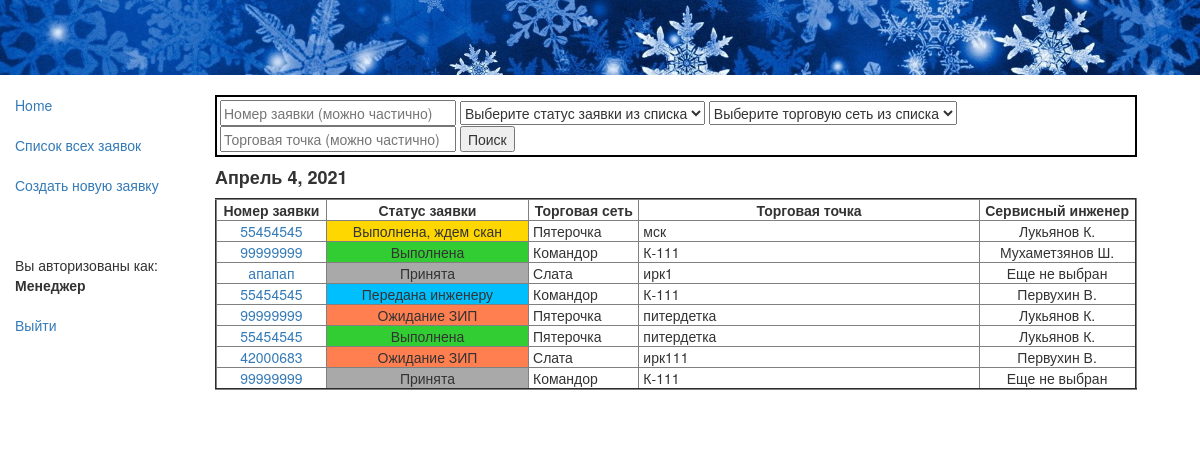
The app's page /app/recs/ (signed in), older data.
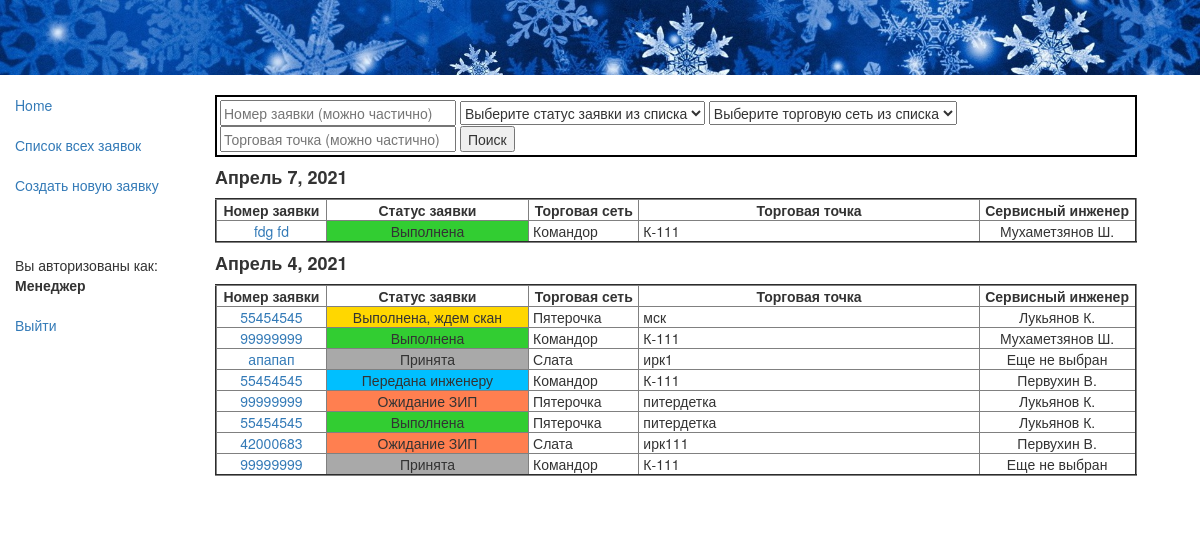
The same page, newer data.
### app/models.py (models this page shows, shortened)
class Rec(models.Model):
    status = models.ForeignKey(Status, null=True, on_delete=models.SET_NULL, default=4, verbose_name="Статус заявки")
    retail = models.ForeignKey(Retail, null=True, on_delete=models.SET_NULL, verbose_name="Торговая сеть")
    rec_date = models.DateField(auto_now_add=True, verbose_name="Дата создания заявки")
    rec_time = models.TimeField(auto_now_add=True, verbose_name="Время создания заявки")
    user = models.ForeignKey(User, null=True, on_delete=models.SET_NULL, verbose_name="Диспетчер")
    customer = models.CharField(max_length=100, verbose_name="ФИО инициатора заявки")
    rec_num = models.CharField(verbose_name='Номер заявки', max_length=8)
    store = models.ForeignKey(Store, null=True, on_delete=models.SET_NULL, verbose_name="Торговая точка, адрес")
    description = models.TextField(max_length=1000, verbose_name="Содержание заявки")
    trouble = models.ForeignKey(Trouble, null=True, on_delete=models.SET_NULL, verbose_name="Категория неисправности")
    tech = models.ForeignKey(Tech, null=True, on_delete=models.SET_NULL, verbose_name="Сервисный инженер")
    sign_day = models.DateField(null=True, verbose_name="Дата передачи заявки инженеру")
    sign_time = models.TimeField(null=True, verbose_name="Время передачи заявки инженеру")
    zip_comment = models.TextField(max_length=1000, null=True, verbose_name="Комментарий ЗИП")
    visit_day_begin = models.DateField(null=True, verbose_name="Дата начала работ")
    visit_time_begin = models.TimeField(null=True, verbose_name="Время начала работ")
    visit_day_end = models.DateField(null=True, verbose_name="Дата окончания работ")
    visit_time_end = models.TimeField(null=True, verbose_name="Время окончания работ")
    result = models.TextField(null=True, max_length=1000, verbose_name="Результат выезда")
    form = models.CharField(null=True, max_length=10, verbose_name="Номер заказа-наряда")
    jpg = models.ImageField(upload_to='images', null=True, verbose_name="Скан-копия заказа-наряда")
    class Meta:
        verbose_name = 'Заявка'
        verbose_name_plural = 'Заявки'
        ordering = ['-rec_time'] # отображение заявок в rec-list.html в обратном порядке по времени
        permissions = (("can_create_update", "Может rec_create и rec_update"),
                       ("can_list_detail", "Может rec_list и rec_detail"),
                       )
    def get_absolute_url(self):
        return reverse('rec_detail', args=[str(self.id)])

class Status(models.Model):
    name = models.CharField(max_length=32, help_text="Состояние заявки")
    class Meta:
        verbose_name = 'Статус'
        verbose_name_plural = 'Статусы'
    def __str__(self):
        return self.name

class Retail(models.Model):
    name = models.CharField(max_length=64, help_text="Торговая сеть")
    class Meta:
        verbose_name = 'Торговая сеть'
        verbose_name_plural = 'Торговые сети'
    def __str__(self):
        return self.name

class Store(models.Model):
    name = models.CharField(max_length=96, help_text="Торговая точка, адрес")
    retail = models.ForeignKey(Retail, null=True, on_delete=models.SET_NULL, verbose_name="Торговая сеть")
    class Meta:
        verbose_name = 'Магазин'
        verbose_name_plural = 'Магазины'
    def __str__(self):
        return self.name

class Tech(models.Model):
    name = models.CharField(max_length=64, help_text="Сервисный инженер")
    class Meta:
        verbose_name = 'Инженер'
        verbose_name_plural = 'Инженеры'
    def __str__(self):
        return self.name

### app/views.py (the view, shortened to what this page needs)
class RecList(PermissionRequiredMixin, generic.ListView):
    model = Rec
    permission_required = 'app.can_list_detail'
    def get_queryset(self):  # новый
        global x # глоб. перем. для передачи отфильтрованного QuerySet из этой функции в следующую
        global y # глоб. перем. - флаг того, что была фильтрация
        y = False
        rn = self.request.GET.get('rn') # принимаем значения из полей для поиска из rec_list.html
        rs = self.request.GET.get('rs')
        r = self.request.GET.get('r')
        s = self.request.GET.get('s')
        recs = Rec.objects.all()
        if rn:  # фильтр по номеру заявки
            recs = recs.filter(rec_num__icontains=rn)
        if rs:  # фильтр по статусу
            recs = recs.filter(status=rs)
        if r:  # фильтр по торговой сети
            recs = recs.filter(retail=r)
        recs = recs.exclude(store=None)
        if rn or rs or r or s:
            y = True
        if self.request.user.is_staff:  # если это пользователь с галочкой персонал
            pass
        else:   # если это пользователь без галочки персонал
            z = str(self.request.user)             # проверяем, что имя пользователя равно названию
            for i in Retail.objects.all():         # сети, и если так, то оставляем в Кверисете recs
                if str(i.name) == z:               # только записи этого пользователя
                    recs = recs.filter(retail=i)
        x = recs
        return recs
    def get_context_data(self, **kwargs):
        context = super(RecList, self).get_context_data(**kwargs)
        ddd = set()
        for i in x: # x - это уже отфильтрованный первой функцией список
             ddd.add(i.rec_date)
        ddd = sorted(ddd, reverse=True)[:45]  # сортировка убыванию даты и кол-во отображаемых дней
        context['status_all'] = Status.objects.all()  # Передаем эти кверисеты для организации
        context['retail_all'] = Retail.objects.all()  # выпадающего списка в HTML
        context['ddd'] = ddd # Добавляем переменную с датами к контексту для использования в HTML
        context['gray'] = gray  # цвета статусов
        context['blue'] = blue
        context['yellow'] = yellow
        context['green'] = green
        context['red'] = red
        context['y'] = y # глоб. перем. - флаг того, что была фильтрация
        return context

### app/templates/app/rec_list.html (shortened to what this page needs)
{% extends "base_generic.html" %}
{% block content %}
<br>
<div style="border: 2px solid black; background-color: white; padding: 3px; width:95%;">
{% if y %}
    <form action="{% url 'recs' %}">
      <button type="submit">Убрать фильтр</button>
    </form>
{% else %}
<form name="feedback" method="get" action="{% url 'recs' %}">
 <input size = "28" type="text" name="rn" placeholder="Номер заявки (можно частично)">
  <select name="rs">
    <option value="">Выберите статус заявки из списка</option>
  </select>
  <select name="r">
    <option value="">Выберите торговую сеть из списка</option>
  </select>
<input size = "28" type="text" name="s" placeholder="Торговая точка (можно частично)">
 {% if not y %}
    <input type="submit" name="submit_btn" value="Поиск">
      {% endif %}
{% endif %}
</form>
</div>
  {% if rec_list %}
    {% for d in ddd %}
<table border="2" width="95%">
        <h4><strong>{{ d }}  </strong></h4>
       <tr>
           <td width="12%" align="center" > <strong> &nbsp;Номер заявки&nbsp; </strong> </td>
           <td width="22%" align="center" > <strong> &nbsp;Статус заявки&nbsp; </strong> </td>
           <td width="12%" align="center" > <strong> &nbsp;Торговая сеть&nbsp; </strong> </td>
           <td width="37%" align="center" > <strong> &nbsp;Торговая точка&nbsp; </strong> </td>
           <td width="17%" align="center" > <strong> &nbsp;Сервисный инженер&nbsp; </strong> </td>
       </tr>
      {% for rec in rec_list %}
            {% if rec.rec_date == d %}
          <tr>
              <td align="center" > <a href="{{ rec.get_absolute_url }}">&nbsp;{{ rec.rec_num }}&nbsp;</a> </td>
                {% if rec.status == gray %}
                <td bgcolor=#A9A9A9 align="center" > &nbsp;{{ rec.status }}&nbsp;</td>
                {% elif rec.status == blue %}
                <td bgcolor=#00BFFF align="center" > &nbsp;{{ rec.status }}&nbsp;</td>
                {% elif rec.status == red %}
                <td bgcolor=#FF7F50 align="center" > &nbsp;{{ rec.status }}&nbsp;</td>
                {% elif rec.status == yellow %}
                <td bgcolor=#FFD700 align="center" > &nbsp;{{ rec.status }}&nbsp;</td>
                {% elif rec.status == green %}
                <td bgcolor=#32CD32 align="center" > &nbsp;{{ rec.status }}&nbsp;</td>
                {% endif %}
              <td > &nbsp;{{ rec.retail}}&nbsp; </td>
              <td > &nbsp;{{ rec.store}}&nbsp; </td>
              {% if rec.tech %}
              <td  align="center" > &nbsp;{{ rec.tech }}&nbsp;</td>
              {% else %}
              <td align="center" > &nbsp;Еще не выбран&nbsp;</td>
              {% endif %}
          </tr>
            {% endif %}
      {% endfor %}
    </table>
    {% endfor %}
  {% else %}
    <br><p>Заявок нет!</p>
  {% endif %}
<br><br>
{% endblock %}

### app/templates/base_generic.html (shortened to what this page needs)
<!DOCTYPE html>
<html lang="en">
<head>
  <link rel="stylesheet" href="https://maxcdn.bootstrapcdn.com/bootstrap/3.3.7/css/bootstrap.min.css">
  {% load static %}
  <link rel="stylesheet" href="{% static 'css/styles.css' %}">
  <img src="{% static 'images/snow.jpg' %}" alt="Snow" style="width:100%;"/>
</head>
<body>
  <div class="container-fluid">
    <div class="row">
      <div class="col-sm-2">
      {% block sidebar %}
      <ul class="sidebar-nav">
          <li><a href="{% url 'index' %}">Home</a></li> <br>
          {% if perms.app.can_list_detail %}
          <li><a href="{% url 'recs' %}">Список всех заявок</a></li>
          {% endif %}
          <br>
          {% if perms.app.can_create_update %}
          <li><a href="{% url 'rec_create' %}">Создать новую заявку</a></li>
          {% endif %}
          <br><br><br>
        {% if user.is_authenticated %}
            <li>Вы авторизованы как: </li><li><strong>{{ user.get_username }}</strong></li><br>
            <li><a href="{% url 'logout'%}?next={% url 'index' %}">Выйти</a></li>
        {% else %}
            <li><strong>Вы не авторизованы.</strong></li> <br>
            <li>Чтобы это исправить, </li>
            <li><a href="{% url 'login'%}?next={% url 'index' %}">нажмите здесь.</a></li>
        {% endif %}
      </ul>
     {% endblock %}
      </div>
      <div class="col-sm-10 ">
      {% block content %}{% endblock %}
      </div>
    </div>
  </div>
</body>
</html>

### app/static/css/styles.css (style rules this page uses)
.sidebar-nav { margin-top: 20px; padding: 0; list-style: none; }

Row changes from the older to the newer data that the page shows:
added Rec: ddd "Апрель 7, 2021", rec_num "fdg fd", status "Выполнена", retail "Командор", store "К-111", tech "Мухаметзянов Ш."
Text that changed along with them:
new list line: "Номер заявки Статус заявки Торговая сеть Торговая точка Сервисный инженер"
